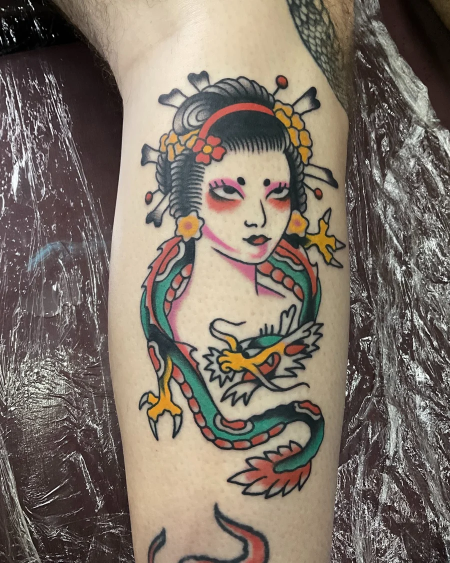
#> input picture assets/img/t/00.webp, 900 x 1125 px (shown at 1/2 size)
$ python -i preparar.py   (imports and definitions only)
#> lines starting #> are read from the running program, lines starting #| are printed output that depends on the picture
#> `random.seed(3); g=Image.new('L',(220,220))`: g: PIL image 220x220 L; every value is 0
#> `a=Image.new('RGBA',(220,220)); px=[(40,25,10,int(v*0.07)) for v in g.g..`: a: PIL image 220x220 RGBA; every value is 0
#> `a=Image.new('RGBA',(220,220)); px=[(40,25,10,int(v*0.07)) for v in g.g..`: px = 48400 items
# Gera as imagens do site a partir de _ref (rodar da pasta site: python tools/preparar.py)
from PIL import Image, ImageOps
import glob, os, json, random
REF='../_ref'; OUT='assets/img'
def ig(n, k=0):
    f=sorted(glob.glob(f'{REF}/ig/{n}_{k}_*'))
    return f[0]
def crop45(src, dst, w=900, fy=.5):
    im=Image.open(src).convert('RGB'); W,H=im.size; th=W*5/4
    if H>=th: y=int((H-th)*fy); im=im.crop((0,y,W,y+int(th)))
    else: tw=H*4/5; x=int((W-tw)/2); im=im.crop((x,0,x+int(tw),H))
    im=im.resize((w,int(w*5/4)),Image.LANCZOS); im.save(dst,'WEBP',quality=86)
# trabalhos: (indice, estilo)
T=[('031','oriental'),('035','cor'),('048','cor'),('049','cor'),('050','cor'),('054','cor'),('068','cor'),('072','oriental'),
   ('091','cor'),('093','cor'),('155','pb'),('156','oriental'),('160','cor'),('167','oriental'),('171','oriental'),
   ('175','cor'),('182','oriental'),('183','pb'),('187','cor'),('189','cor'),('195','cor'),('196','cor'),('199','oriental'),
   ('201','cor'),('202','cor'),('203','cor'),('207','cor'),('208','cor'),('211','cor'),('213','cor'),('216','cor'),
   ('217','oriental'),('028','cor'),('036','oriental'),('047','cor'),('062','cor'),('129','cor'),('154','pb'),('159','pb')]
lista=[]
# [11 lines not run here, left out]
# folhas de flash e fechamentos (inteiras)
F={'pasta1':'000_0','pasta2':'000_1','pasta3':'000_3','oriental':'001_0','antebraco':'002_0','ceifador':'045_0','manga':'056_0',
   'cruz':'078_0','pasta4':'000_2','pasta5':'000_4','pasta6':'000_5',
   'fech1':'117_1','fech2':'117_2','fech3':'117_3','fech4':'117_4','fech5':'117_5'}
# [14 lines not run here, left out]
# [1 line that did not run here, left out]
# [2 lines not run here, left out]
# og
og=Image.new('RGB',(1200,630),(239,229,204))
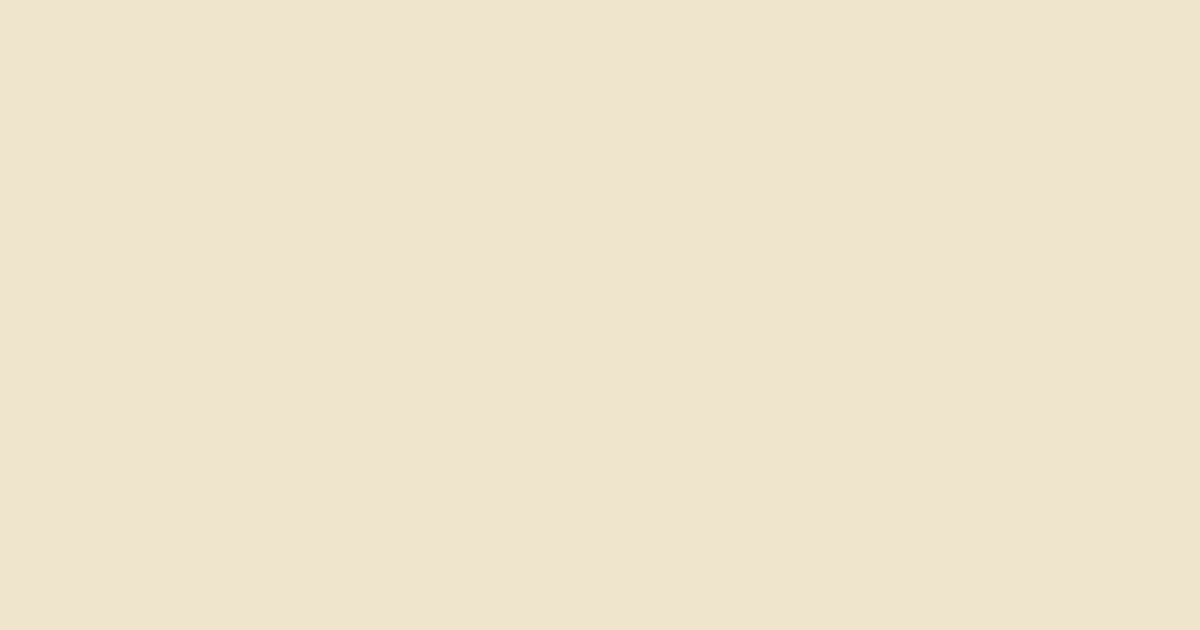
#> og: PIL image 1200x630 RGB; mean R, G, B 239, 229, 204
# [3 lines not run here, left out]

>>> result = crop45('../assets/img/t/00.webp', 'out.png')
#> in crop45, im is the input picture: PIL image 900x1125 RGB; mean R, G, B 124.8, 113.6, 103.1
